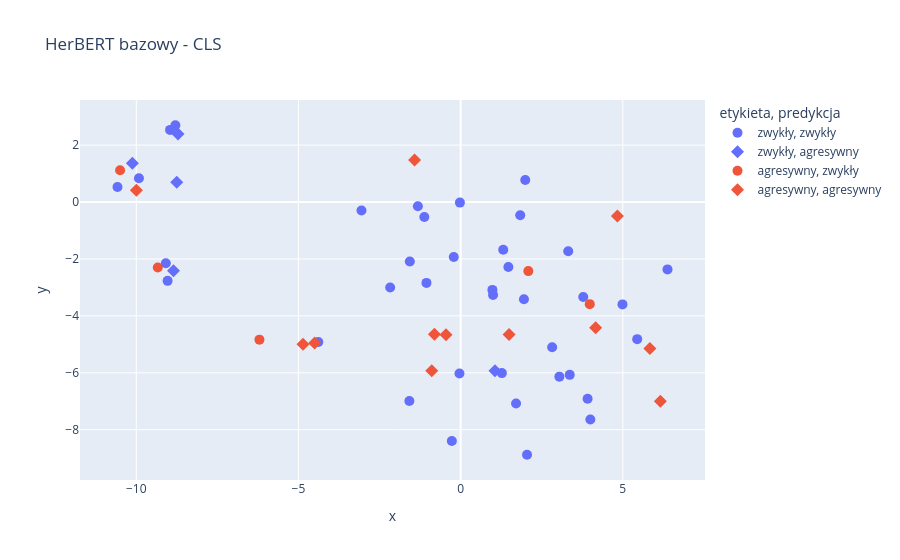

The notebook cell this image was saved under:
### Markdown cell above
Dla porównania: model bazowy przed strojeniem (adapter wyłączony).

### Code cell
with seq_model.disable_adapter():
    base_emb = embed(seq_model, tok, test_df.text.tolist(), pool="cls")
plot_space(base_emb, test_df.label, seq_preds, test_df.text, "HerBERT bazowy - CLS")

### Figure 1 — Plotly figure (JSON) as saved in the notebook; plotly's stock layout.template omitted (floating-point values rounded to 4 significant figures)
{"data": [{"customdata": [["To też jest dobra wiadomość. Racjonalne państwo powinno po prostu korzystać z ty<br>ch okazji, zwłaszcza że Polska potrzebuje dużych inwestycji nie tylko w zbrojeni<br>a, ale także w system energetyczny. Mamy system energetyczny na trytytki. Nie zb<br>udowaliśmy ani jednej elektrowni jądrowej i za chwilę bardzo dużo może nas to po"], ["Drugi obszar projektu to ceny transferowe i informacja TPR. Zmienia się sposób r<br>aportowania. Informacja TPR będzie mogła być podpisywana przez pełnomocnika na p<br>odstawie standardowego pełnomocnictwa UPL-1."], ["Ten projekt daje nadzieję na to, że nauczyciele, ale i dzieci, rodzice przestaną<br> się bać i zastanawiać, czy po następnych wyborach będą w grupie, którą będzie s<br>ię głaskać, czy znowu będzie się na nich pluło jak przez ostatnie lata. Czy znow<br>u szkoła stanie się poligonem politycznym, czy może będą mieli chwilę wytchnieni"], ["Szacunek dla późniejszych zasług Tadeusza Mazowieckiego nie wymaga milczenia o j<br>ego błędach. Jeżeli mamy pamiętać, pamiętajmy uczciwie. Nie potrzebujemy kolejne<br>go pomnika zbudowanego z przemilczeń, a niestety wszystko wskazuje na to, że to <br>właśnie państwo robicie, przyjmując tę uchwałę. Potrzebujemy prawdy o polskiej h"], ["Natomiast mam pytanie o Straż Graniczną. W informacji, której udzielił pan minis<br>ter, usłyszeliśmy, że w 2023 r. zostało zatrudnionych 200 nowych strażników gran<br>icznych do ochrony granicy Polski z Białorusią. Tam cały czas sytuacja jest zapa<br>lna. Musimy wzmacniać to terytorium naszego kraju. Zapora robi swoje, ale jest p"], ["Historia uczy realizmu. Bezpieczeństwo opiera się na sile państw i trwałych soju<br>szach, a nie na projektach, które nie mają oparcia w realnej zdolności obronnej.<br> Silna Polska w silnym NATO to nasza racja stanu. Dziękuję bardzo."], ["Prof. Franciszek Marek (dej mu Ponboczku zdrowio, dyć tyn chop — piyrszy z welow<br>anio rektor Łopolskiego Uniwersytetu mo 94 roki): „Jynzyk polski literacki zacz?<br>n sie formować na Śl?nsku. Śl?nsk doł Polsce formy wyższego duchownego życi?. Po<br>lsk? weszła do kultury europejskij bez Śl?nsk."], ["Biuro legislacji czy opinii skutków tej regulacji powiedziało, że jest to oczywi<br>ście korzystne dla przedsiębiorców, ale niekorzystne dla budżetu. Natomiast musi<br>my mieć na uwadze, jakie to będzie generowało długofalowe plusy w postaci tego, <br>że każdy jeden przedsiębiorca, którego teraz uratujemy tym przedłużeniem dobrowo"], ["Pracujemy merytorycznie nad bardzo ważnym elementem systemu wymiaru sprawiedliwo<br>ści. Mianowicie nad nadużywaniem przez sądy tymczasowego aresztowania, nad pozba<br>wianiem osób podejrzanych, osób, które nie są prawomocnie skazane, podstawowych <br>praw: prawa do wolności osobistej, prawa do obrony w procesie, prawa do tego, że"], ["Jednak to nie zatrzymuje inwestycji Lidla. W tej sytuacji prezydium Parlamentarn<br>ego Zespołu ds. Obrony Gietrzwałdu przygotowało do Lidla sp. z o.o. sp. k. z sie<br>dzibą przy ul. Poznańskiej 48 w Jankowicach pismo, w którym wzywamy Lidla z sied<br>zibą w Jankowicach do przestrzegania zakazu wykonywania prac ziemnych trwale zni"], ["Potrzebujemy nowego programu i nowej strategii w zakresie planowania pomocy i ak<br>tywizacji seniorów. Koalicji 15 października, na którą zagłosowało 11,5 mln ludz<br>i, powierzono tę odpowiedzialność."], ["Dlatego moje pytanie zmierza do tego, czy ministerstwo planuje zmiany w zakresie<br> transparentności informacji o tym, jakie są fundacje rodzinne i kto jest fundat<br>orem, oraz zmiany w zakresie dostępności majątku fundacji rodzinnej dla wierzyci<br>eli fundatorów. Mam też pytanie: Ilu posłów i polityków, którzy tak bardzo dążyl"], ["Przechodząc do tychże kwestii: proszę państwa, wiem, że Komisja Nadzwyczajna w s<br>posób profesjonalny zajmowała się tymi sprawami, kwestią finansowania. Rozumiem <br>też pytania państwa posłów, bo nie wszyscy byli na posiedzeniu komisji, nie wszy<br>scy musieli je oglądać. Były pytania dotyczące spraw przeprocedowanych w komisji"], ["Wprowadzamy kluczową korektę w art. 12 ust. 1b, skreślając wyrazy „włącznie z żą<br>daniem zdjęcia odzieży i obuwia” itd. Ta zmiana ma na celu jednoznaczne odróżnie<br>nie kontroli bezpieczeństwa od kontroli osobistej. Kontrola bezpieczeństwa ma po<br>legać na sprawdzeniu osoby, zawartości odzieży i obuwia oraz przedmiotów za pomo"], ["Dla mnie jako dla posłanki z Krakowa, która widzi też, jak trudna jest realizacj<br>a programu ochrony powietrza w całej Małopolsce, ta zmiana jest kluczowa. Złożę <br>również poprawkę w tym obszarze, która wzmacnia programy ochrony powietrza i rea<br>lizację uchwał antysmogowych, bo tutaj najważniejsza jest konsekwencja i wspiera"], ["Pani posłanka Sibińska pytała o rzemiosło. Na pewno będziemy kontynuowali te kwe<br>stie. Zresztą mamy wsparcie w osobie rzecznika małych i średnich przedsiębiorców<br> i w całym jego urzędzie. Rzemieślnicy są dla nas bardzo ważni. Ta zmiana ustawy<br> i podejścia do rzemieślników była oczekiwana od wielu lat i została wprowadzona"], ["Planowany system ma mieć architekturę podwójnego wykorzystania umożliwiającą świ<br>adczenie usług zarówno na potrzeby wojskowe, jak i na potrzeby wybranych obszaró<br>w administracji państwowej, z zachowaniem pełnej autonomicznej kontroli po stron<br>ie Sił Zbrojnych. Projekt zakłada wykorzystanie satelity umieszczonego na orbici"], ["Nie można unikać prawdy nawet wtedy, gdy może okazać się bolesna. Nie bójmy się <br>prawdy, apeluje o to wielu posłów. Nie zagłuszajmy tej dyskusji emocjami dotyczą<br>cymi innych wydarzeń, bo to nie jest wiarygodna dyskusja, tu nie ma chęci do dys<br>kusji. To tylko udawanie i próba osiągnięcia tego, aby ten projekt został zlekce"], ["Wobec powyższego Klub Parlamentarny Polskie Stronnictwo Ludowe — Trzecia Droga b<br>ędzie głosować za przyjęciem tej uchwały, która jest arcyważna w procesie przywr<br>acania praworządności w Polsce. Dziękuję bardzo."], ["Ale chyba właśnie 5 minut, a nie 3 minuty. To chciałem wyjaśnić. Klub ma 5 minut<br>. W związku z tym prosiłbym liczyć czas od początku."], ["I jedno pytanie, proszę o odpowiedź na piśmie: Co się stanie, jeśli tych 120 mln<br> zarezerwowanych przez ministra nie wystarczy, a w ministerstwie nie będzie oszc<br>zędności? Dziękuję."], ["Niewątpliwie jest to ważna zmiana, która bardzo poprawia transparentność, jasnoś<br>ć i przejrzystość przepisów, a przede wszystkim ułatwia dostęp przedsiębiorcom i<br> weryfikację danych. Pytanie jest takie: Jak często te dane będą aktualizowane i<br> czy będą mogły być w tym systemie wykorzystywane do celów dowodowych?"], ["Dzień dobry. Informuje, że dziś odbędzie się posiedzenie Komisji Śledczej do zba<br>dania legalności, prawidłowości oraz celowości czynności operacyjno-rozpoznawczy<br>ch podejmowanych m.in. z wykorzystaniem oprogramowania Pegasus przez członków Ra<br>dy Ministrów, służby specjalne, Policję, organy kontroli skarbowej oraz celno-sk"], ["Pani Marszałek! Wysoka Izbo! Rzeczywiście trudno uwierzyć w to, że projektowane <br>przepisy są zupełnie bezkosztowe. Dlatego apelowałbym jednak do ministerstwa o c<br>hwilę refleksji, o to, aby sprawdziło, zweryfikowało, jakie są koszty implementa<br>cji nowych rozwiązań. Jak projekt zabezpiecza konstytucyjną zasadę ochrony prawa"], ["Pani Marszałek! Wysoka Izbo! Panie Ministrze! Procedowana ustawa o Krajowej Siec<br>i Kardiologicznej powinna w swoich założeniach pomóc polskim pacjentom kardiolog<br>icznym w skutecznym leczeniu. A czy tak będzie? Czas pokaże, czy wystarczy środk<br>ów finansowych na wdrożenie i skuteczne leczenie. W Polsce zgony, tak jak tutaj "], ["Kolejna sprawa. Tak naprawdę, jeżeli ktoś wcześniej podjął działalność, przed 19<br>88 r., to już był w wieku dorosłym, kiedy kontynuował tę działalność. Tak napraw<br>dę to dotyczyłoby głównie ludzi, którzy podjęli tę działalność gdzieś w okolicac<br>h 1988 r. Tutaj chylę czoła przed też moimi kolegami z Federacji Młodzieży Walcz"], ["Projekt ustawy wprowadza istotne zmiany w zakresie przeciwdziałania wspieraniu a<br>gresji na Ukrainę oraz ochrony bezpieczeństwa narodowego. Jego założenia są zgod<br>ne z interesem państwa, jednak szczególną uwagę należy poświęcić kwestii proporc<br>jonalności i ochrony praw podmiotów gospodarczych. Kluczowe jest, aby wprowadzan"], ["- do Spraw Petycji — godz. 10, - Śledczej do zbadania legalności, prawidłowości <br>oraz celowości czynności operacyjno-rozpoznawczych podejmowanych m.in. z wykorzy<br>staniem oprogramowania Pegasus przez członków Rady Ministrów, służby specjalne, <br>Policję, organy kontroli skarbowej oraz celno-skarbowej, organy powołane do ścig"], ["Jeżeli chodzi o działalność telefonu zaufania, to odnotowano 43 tys. zgłoszeń te<br>lefonicznych. Jest to właśnie sposób, w jaki był prowadzony ten telefon. Przepro<br>wadzono ok. 18 tys. rozmów na czacie."], ["Panie Marszałku! Wysoka Izbo! Projekt, który wyszedł z Sejmu, był już daleko idą<br>cym kompromisem. To było takie minimum praw, praw dla osób żyjących w nieformaln<br>ych związkach. Mimo to prezydent zawetował ustawę. Mówimy tu o blisko 2 mln Pole<br>k i Polaków i o ich podstawowych prawach. Jesteśmy im winni te realne rozwiązani"], ["Temu tzw. lekkiemu podejściu, czyli podejściu w przypadku rady, która będzie mia<br>ła funkcję opiniodawczą, musi towarzyszyć, szanowni państwo, sytuacja, w której <br>ta rada będzie miała pełen dostęp do wszelkich źródeł informacji, analiz, które <br>są produkowane, kolokwialnie rzecz ujmując, przez wszystkie instytucje publiczne"], ["Szanowny Panie Marszałku! Wysoka Izbo! Dziś poświęcę chwilę, by podkreślić wyjąt<br>kowe walory lokalnych jarmarków świątecznych, więc wypowiem się w innym tonie ni<br>ż państwo. To cudowna tradycja, która łączy mieszkańców w świątecznej atmosferze<br>, promując jednocześnie nasze lokalne wyroby, rękodzieło i produkty spożywcze. J"], ["Panie Marszałku! W imieniu mojego klubu parlamentarnego informuję, że z uwagi na<br> propozycje odnośnie do pelletu i planów poprzemy proponowaną ustawę. Liczymy na<br> to, że to dopiero początek zmian na rzecz zielonych miast i miasteczek, mniejsz<br>ych miejscowości, tych do 20 tys. mieszańców, oraz wsi w Polsce i że będzie to z"], ["Nowym rozwiązaniem jest także zobligowanie ministra sprawiedliwości do określeni<br>a, w drodze rozporządzenia, sposobu i trybu przekazywania tych informacji. W cel<br>u zapewnienia skutecznego stosowania przepisów ustawy nadano wojewodom szczególn<br>e uprawnienia kontrolne w zakresie weryfikacji realizacji obowiązków wynikającyc"], ["Szanowny Panie Marszałku! Panie Ministrze! Wysoka Izbo! Szanowni Państwo! W imie<br>niu Klubu Parlamentarnego Polskie Stronnictwo Ludowe — Trzecia Droga przedstawia<br>m stanowisko odnośnie do poselskiego projektu ustawy o zmianie ustawy — Kodeks k<br>arny z druku nr 2210."], ["Zmienia się sposób poboru. Inkaso zastępują płatnicy, którymi z mocy ustawy będą<br> podmioty świadczące usługi zakwaterowania. Płatnikowi przysługuje 10% pobranej <br>opłaty. Stawka opłaty miejscowej nie będzie mogła przekroczyć 5 zł, a opłata uzd<br>rowiskowa 6,86 zł. To dobre rozwiązanie, które pozwoli wielu gminom, w szczególn"], ["Proszę zatem o odpowiedź: Czy działania te realizowane są według tego samego wzo<br>rca w całym kraju? Czy zapasy w formie namiotów, sprzętu, śpiworów, urządzeń grz<br>ewczych są uzupełniane na bieżąco, czy możemy mówić także o wzroście takich zapa<br>sów? Jak wyglądają kanały dystrybucji informacji dotyczących zagrożeń? Jak docie"], ["Mam pytanie do pana posła. Może na dalszym etapie procesu legislacyjnego warto b<br>yłoby rozważyć ujednolicenie kar z art. 199 ust. 4 i art. 200 ust. 1, który równ<br>ież przewiduje karę za obcowanie seksualne z małoletnim, ale ten próg jest znacz<br>nie niższy, czyli nie od 3 do 20 lat, ale od 2 do 15 lat? Proszę o rozważenie ta"]], "hovertemplate": "etykieta=zwykły<br>predykcja=zwykły<br>tekst=%{customdata[0]}<extra></extra>", "legendgroup": "zwykły, zwykły", "marker": {"color": "#636efa", "size": 10, "symbol": "circle"}, "mode": "markers", "name": "zwykły, zwykły", "orientation": "v", "showlegend": true, "type": "scatter", "x": [4.99, -2.173, -1.053, -0.2708, 3.044, -1.58, -4.387, -1.318, 0.9799, 5.444, 0.9997, 3.364, 1.952, 1.472, 2.822, -1.119, 1.313, -0.03611, 1.993, 1.709, 3.914, 3.781, 2.048, -8.794, -8.957, -0.2113, -0.02185, -3.056, 1.271, -9.918, 6.378, -9.089, -10.58, -1.566, -9.035, 3.318, 1.838, 4.0], "xaxis": "x", "y": [-3.597, -3.002, -2.842, -8.395, -6.136, -6.991, -4.919, -0.1516, -3.087, -4.818, -3.269, -6.073, -3.418, -2.284, -5.104, -0.5273, -1.676, -6.026, 0.775, -7.079, -6.913, -3.335, -8.88, 2.697, 2.534, -1.93, -0.02098, -0.2992, -6.011, 0.8341, -2.367, -2.15, 0.5264, -2.093, -2.77, -1.727, -0.4622, -7.643], "yaxis": "y"}, {"customdata": [["Pani Marszałek! Wysoka Izbo! Panie Ministrze! Sposób, w jaki ogłosiliście zawies<br>zenie programu, był naprawdę skandaliczny. To podważa zaufanie obywatelek i obyw<br>ateli do państwa polskiego. Rozumiem potrzebę przebudowy programu. Zresztą choci<br>ażby Polski Alarm Smogowy podobno od marca państwa informował, zgłaszał, że są z"], ["Szanowny Panie Marszałku! Pani Minister! Dotrzymujemy obietnic. Jedną z obietnic<br> było właśnie podwyższenie kwoty wypłacanej przez fundusz alimentacyjny do 1 tys<br>. zł. Ta kwota, która tutaj jest podawana, czyli rekordowe ponad 15 mld zł, i pr<br>awie 300 tys. osób niepłacących tych alimentów naprawdę budzą przerażenie."], ["Pani Marszałkini! Wysoki Sejmie! Wojna o umysły, wojna psychologiczna wywołana p<br>rzez Rosję jest faktem. Tysiące fałszywych informacji, kłamstw, manipulacji. Cel<br>? Podzielić, wprowadzić chaos, podważyć zaufanie do nauki, podważyć wiarygodność<br> instytucji państwa, zasiać wątpliwości, skłócić Polaków i Unię Europejską, Pola"], ["Panie Marszałku! Wysoka Izbo! W ten poniedziałek Jolanta Żołnierczyk, odważna ka<br>sjerka z Żywca, wygrała w sądzie z wielką międzynarodową korporacją, z Kauflande<br>m. Kaufland bezprawnie zwolnił Jolantę Żołnierczyk za to, że jako działaczka zwi<br>ązkowa i społeczna inspektor pracy rzetelnie wypełniała swoje obowiązki. Kauflan"], ["Jeśli chodzi o zwolnienia dotyczące wszystkich nagród dla sportowców wypłacanych<br> z budżetu państwa, to jest to kompetencja ministra finansów polskiego rządu. Pr<br>zyjmując je, rzeczywiście złamalibyśmy ogólnie funkcjonującą zasadę, bo dlaczego<br> za wyniki w nauce, sporcie i innych…"]], "hovertemplate": "etykieta=zwykły<br>predykcja=agresywny<br>tekst=%{customdata[0]}<extra></extra>", "legendgroup": "zwykły, agresywny", "marker": {"color": "#636efa", "size": 10, "symbol": "diamond"}, "mode": "markers", "name": "zwykły, agresywny", "orientation": "v", "showlegend": true, "type": "scatter", "x": [-8.713, -8.852, -8.752, -10.12, 1.059], "xaxis": "x", "y": [2.394, -2.411, 0.695, 1.359, -5.931], "yaxis": "y"}, {"customdata": [["Panie Marszałku! Wysoka Izbo! Chciałabym poinformować Wysoką Izbę, że nie jest p<br>rzestrzegana ustawa o Funduszu rozwoju przewozów autobusowych. W tej ustawie w a<br>rt. 11d w pkt 5 jasno zapisaliśmy kilka lat temu, także państwo z koalicji rządz<br>ącej głosowali za tym rozwiązaniem, że umowa zawierana z tego funduszu jest na c"], ["Dziękuję, panie marszałku. Po 15 października nastroje Polaków znacznie pogorszy<br>ły się. Widzimy to chociażby na opublikowanych kilka godzin temu danych GUS-u. S<br>przedaż detaliczna w listopadzie spadła zarówno rok do roku, jak i miesiąc do mi<br>esiąca. To pokazuje, że Polacy negatywnie oceniają koalicję chaosu, koalicję ana"], ["Szanowny Panie Marszałku! Wysoki Sejmie! 8 miesięcy temu premier Donald Tusk pod<br>pisał z Ukrainą porozumienie o współpracy w dziedzinie bezpieczeństwa. Jednym z <br>najważniejszych fundamentów tego porozumienia miała być współpraca przemysłów ob<br>ronnych — wspólne projekty badawczo-rozwojowe, transfer technologii, produkcja n"], ["To jest schemat wygaszania dużych inwestycji przemysłowych przez rząd Donalda Tu<br>ska pod hasłem „megalomanii” i konieczności zmian w uzgodnionych i gotowych proj<br>ektach. Tyle że w tym przypadku mówimy o zakładzie, który mógł realnie konkurowa<br>ć z Niemcami. Skala ponad 400 tys. t polipropylenu rocznie to wartość, która zmi"], ["Omawiane sprawozdanie Rady Języka Polskiego z wielu względów jest ciekawe. Nasuw<br>a się tutaj mimochodem taka konstatacja, że zarówno ówczesna partia sprawująca w<br>ładzę, czyli Prawo i Sprawiedliwość, jak i cała największa opozycja totalna nicz<br>ym specjalnie się od siebie nie różniły. Śmiem twierdzić, że takie partie jak PO"]], "hovertemplate": "etykieta=agresywny<br>predykcja=zwykły<br>tekst=%{customdata[0]}<extra></extra>", "legendgroup": "agresywny, zwykły", "marker": {"color": "#EF553B", "size": 10, "symbol": "circle"}, "mode": "markers", "name": "agresywny, zwykły", "orientation": "v", "showlegend": true, "type": "scatter", "x": [-10.5, -6.203, -9.337, 3.981, 2.087], "xaxis": "x", "y": [1.113, -4.836, -2.302, -3.588, -2.428], "yaxis": "y"}, {"customdata": [["A co robi Donad Tusk? Oczywiście musi się meldować w Budapeszcie, musi się witać<br> z Viktorem Orbánem, który w porównaniu z obecną władzą wydaje się naprawdę męże<br>m stanu. Właśnie Viktor Orbán — zaraz po 1 lipca, jak Węgry objęły prezydencję w<br> Unii Europejskiej — powędrował i do Kijowa, i do Moskwy, i do Waszyngtonu, i do"], ["…chciałbym zwrócić uwagę — bo tutaj przed chwilą były wnioski formalne na temat <br>lobbingu, wpływów niemieckich na polski rząd — i chciałbym przypomnieć, że ta pr<br>aktyka jest znana od lat. Wiele lat temu mieliśmy prężnie działające cukrownie, <br>które produkowały cukier, i Unia Europejska nagle magicznie wprowadziła limity p"], ["Nie dziwię się, że pan się denerwuje. Ma pan powody, żeby się denerwować. Ale te<br>raz, szanowni państwo, apeluję do tych, którzy siedzą trochę z tyłu, w dalszych <br>rzędach PiS-u, żebyście tak na chwilę wyłączyli ten partyjny przekaz i odpowiedz<br>ieli sobie na jedno proste pytanie."], ["PiS chciał wygaszać Rządowe Centrum Bezpieczeństwa. W projekcie, który był schow<br>any gdzieś tam głęboko w szufladzie w MSWiA, było wygaszenie i zlikwidowanie Rzą<br>dowego Centrum Bezpieczeństwa. A Rządowe Centrum Bezpieczeństwa i służby podległ<br>e odpowiedzialne za ochronę ludności, Państwowa Straż Pożarna i ochotnicze straż"], ["PiS rękami sędziów Trybunału Konstytucyjnego zerwał kompromis aborcyjny, wyprowa<br>dził tysiące kobiet na ulicę, przyczynił się do piekła kobiet, do śmierci niektó<br>rych z nich. Nigdy więcej. Dzisiejszy projekt zagwarantuje, by się to już nigdy <br>nie powtórzyło, bo sędziów wybierzemy większością kwalifikowaną 2/3 głosów. Dlat"], ["Czasami warto mówić troszkę wolniej. Panie pośle, czasami „wolniej” znaczy „lepi<br>ej” w sensie możliwości zrozumienia tematu i tego, co pan mówi. Zapraszam pana p<br>osła Pawła Bliźniuka, Koalicja Obywatelska."], ["Strach przed modernizacją i nowoczesnością jest typowy dla PiS-u, bo to jest par<br>tia o charakterze anachronicznym. To jest partia mentalnie zakotwiczona w XIX w.<br> To jest partia zakotwiczona w początku XX w. Ta partia nie rozumie XXI w. Nie r<br>ozumie potrzeb obywateli, którzy żyją w sposób bardziej nowoczesny."], ["…. Wtedy gdy będziecie kłamać, gdy będziecie podważać bezpieczeństwo państwa. Ta<br>k, mój język będzie ostry wobec was, bo to, co robicie, jest nieodpowiedzialne. <br>To, co robicie, zagraża polskiemu bezpieczeństwu. Wasza działalność przez 8 lat <br>w Ministerstwie Spraw Wewnętrznych i Administracji to było jedno wielkie zagroże"], ["Kwestia zielonego ładu. Ja tylko przypomnę: zielony ład poparli europosłowie Pla<br>tformy Obywatelskiej i PSL-u. Mało tego, ich szefowa, szefowa Europejskiej Parti<br>i Ludowej, powiedziała, że oni są partią zielonego ładu."], ["Był ten wątek skumulowanej inflacji. Poruszał go pan poseł Grzyb, pan minister t<br>akże. Proszę państwa, skumulowana inflacja — panie ministrze, nie 50, tylko 43, <br>jeżeli już — rzeczywiście jest wysoka. Ale mam nadzieję, że znacie raporty. Skor<br>o nie wierzycie raportom Narodowego Banku Polskiego, to wierzcie chociaż raporto"], ["Panie Marszałku! Apeluję do pana. Dziś po raz kolejny złamał pan zasady. Zawsze <br>było tak, że jeżeli klub poprosił o 15 minut dla klubu, to nawet jak lewica rząd<br>ziła, zawsze było to bez głosowania udzielane. A dzisiaj marszałek Hołownia po r<br>az kolejny złamał zasady, łamie konstytucję."], ["1. Jak można ustanowić rok 2027 Rokiem Nauki, gdy jednocześnie wprowadzacie w sz<br>kołach dietę planetarną? Przez tę ideologiczną decyzję dzieci chodzą głodne, bo <br>obiad im nie wystarcza. To nie jest hołd dla nauki, to nadużywanie jej autorytet<br>u do przepchnięcia decyzji, której skutków dla najmłodszych nikt rzetelnie nie z"]], "hovertemplate": "etykieta=agresywny<br>predykcja=agresywny<br>tekst=%{customdata[0]}<extra></extra>", "legendgroup": "agresywny, agresywny", "marker": {"color": "#EF553B", "size": 10, "symbol": "diamond"}, "mode": "markers", "name": "agresywny, agresywny", "orientation": "v", "showlegend": true, "type": "scatter", "x": [5.835, -0.4515, 1.493, -0.8076, -1.42, -0.8894, 6.158, -4.5, 4.834, 4.161, -9.996, -4.859], "xaxis": "x", "y": [-5.144, -4.663, -4.657, -4.643, 1.477, -5.931, -7.001, -4.953, -0.4884, -4.416, 0.4099, -4.998], "yaxis": "y"}], "layout": {"legend": {"title": {"text": "etykieta, predykcja"}, "tracegroupgap": 0}, "title": {"text": "HerBERT bazowy - CLS"}, "xaxis": {"anchor": "y", "domain": [0.0, 1.0], "title": {"text": "x"}}, "yaxis": {"anchor": "x", "domain": [0.0, 1.0], "title": {"text": "y"}}}}
